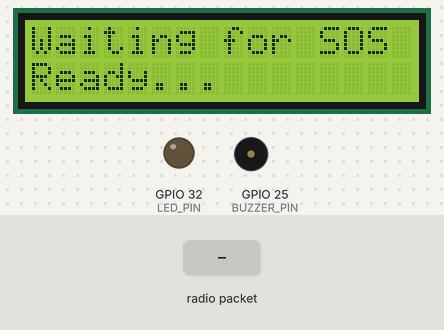
A sketch run on a simulated ESP32. On the bench: 16×2 character LCD, output pins drawn as LEDs (lit = HIGH), buzzer (waves = sounding, pin HIGH). Inputs (shaded band) come from the test bench. No radio packets arrive unless stated; what the sketch prints to the serial monitor is not drawn.

Above: at 2.3 s.
2.4 s: radio packet "NAME:" arrives
At 8.5 s:
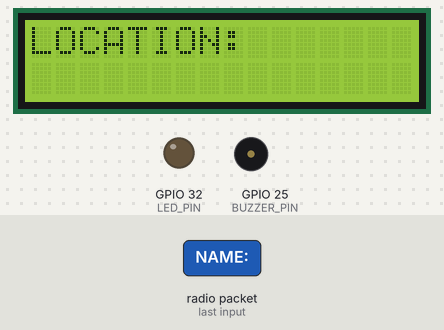
At 12.0 s:
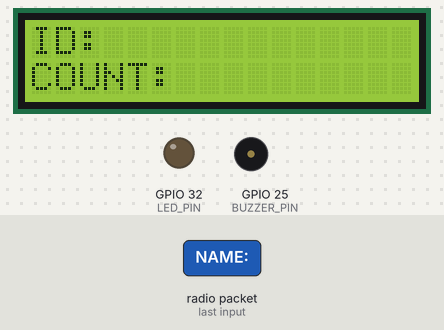
Timing chart, 0 to 13.5 s (numbered marks = the images above; inputs shaded):
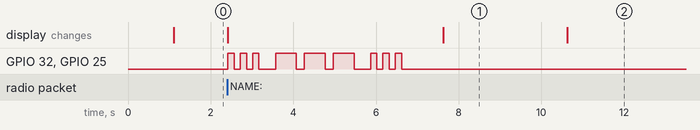

The sketch:

lora_reciever.ino.ino
```cpp
#include <SPI.h>
#include <LoRa.h>
#include <Wire.h>
#include <LiquidCrystal_I2C.h>

// ==========================================
// LORA PINS
// ==========================================

#define LORA_SS    5
#define LORA_RST   14
#define LORA_DIO0  26


// ==========================================
// BUZZER
// ==========================================

#define BUZZER_PIN 25


// ==========================================
// LED
// ==========================================

#define LED_PIN 32


// ==========================================
// LCD
// ==========================================

#define LCD_SDA 21
#define LCD_SCL 22

LiquidCrystal_I2C lcd(0x27, 16, 2);


// ==========================================
// SOS TIMER
// ==========================================

const unsigned long SOS_DISPLAY_TIME = 60000;

// Time between LCD information screens
const unsigned long SCREEN_CHANGE_TIME = 3000;

unsigned long lastSOS = 0;
unsigned long lastScreenChange = 0;

bool sosActive = false;

int currentScreen = 0;


// ==========================================
// SOS DATA
// ==========================================

String senderName = "";
String location = "";
String deviceID = "";
String count = "";


// ==========================================
// SETUP
// ==========================================

void setup() {

  Serial.begin(115200);
  delay(1000);


  // ========================================
  // BUZZER
  // ========================================

  pinMode(BUZZER_PIN, OUTPUT);
  digitalWrite(BUZZER_PIN, LOW);


  // ========================================
  // LED
  // ========================================

  pinMode(LED_PIN, OUTPUT);
  digitalWrite(LED_PIN, LOW);


  // ========================================
  // LCD
  // ========================================

  Wire.begin(LCD_SDA, LCD_SCL);

  lcd.begin(16, 2);
  lcd.backlight();

  lcd.clear();

  lcd.setCursor(0, 0);
  lcd.print("Waiting for SOS");

  lcd.setCursor(0, 1);
  lcd.print("Ready...");


  // ========================================
  // LORA
  // ========================================

  Serial.println();
  Serial.println("LoRa Receiver");

  LoRa.setPins(LORA_SS, LORA_RST, LORA_DIO0);


  if (!LoRa.begin(433E6)) {

    Serial.println("Starting LoRa failed!");

    lcd.clear();

    lcd.setCursor(0, 0);
    lcd.print("LoRa FAILED!");

    lcd.setCursor(0, 1);
    lcd.print("Check module");

    while (1);
  }


  Serial.println("LoRa Receiver Started!");
  Serial.println("Waiting for packets...");
}


// ==========================================
// MAIN LOOP
// ==========================================

void loop() {

  // ========================================
  // CHECK FOR LORA PACKET
  // ========================================

  int packetSize = LoRa.parsePacket();


  if (packetSize) {

    Serial.println();
    Serial.println("===== PACKET RECEIVED =====");


    // ======================================
    // READ MESSAGE
    // ======================================

    String receivedData = "";

    while (LoRa.available()) {

      receivedData += (char)LoRa.read();
    }


    // ======================================
    // SIGNAL INFORMATION
    // ======================================

    int rssi = LoRa.packetRssi();

    float snr = LoRa.packetSnr();


    // ======================================
    // SERIAL MONITOR
    // ======================================

    Serial.print("Message: ");
    Serial.println(receivedData);

    Serial.print("RSSI: ");
    Serial.print(rssi);
    Serial.println(" dBm");

    Serial.print("SNR: ");
    Serial.print(snr);
    Serial.println(" dB");

    Serial.println("===========================");


    // ======================================
    // PARSE MESSAGE
    // ======================================

    parseMessage(receivedData);


    // ======================================
    // START SOS DISPLAY
    // ======================================

    sosActive = true;

    lastSOS = millis();

    lastScreenChange = millis();

    currentScreen = 0;


    // Show first screen immediately
    showCurrentScreen();


    // ======================================
    // PLAY SOS
    // ======================================

    playSOS();
  }


  // ========================================
  // CHANGE LCD SCREEN
  // ========================================

  if (sosActive) {

    if (millis() - lastScreenChange >= SCREEN_CHANGE_TIME) {

      lastScreenChange = millis();

      currentScreen++;

      if (currentScreen > 2) {

        currentScreen = 0;
      }

      showCurrentScreen();
    }


    // ======================================
    // 1-MINUTE TIMEOUT
    // ======================================

    if (millis() - lastSOS >= SOS_DISPLAY_TIME) {

      sosActive = false;

      showWaitingScreen();

      Serial.println("SOS display timeout.");
      Serial.println("Waiting for new SOS...");
    }
  }
}


// ==========================================
// PARSE LORA MESSAGE
// ==========================================

void parseMessage(String message) {

  senderName = "";
  location = "";
  deviceID = "";
  count = "";


  // ----------------------------------------
  // NAME
  // ----------------------------------------

  int nameStart = message.indexOf("NAME:");

  if (nameStart != -1) {

    nameStart += 5;

    int nameEnd = message.indexOf("|", nameStart);

    if (nameEnd == -1) {

      nameEnd = message.length();
    }

    senderName = message.substring(nameStart, nameEnd);
  }


  // ----------------------------------------
  // LOCATION
  // ----------------------------------------

  int locationStart = message.indexOf("LOCATION:");

  if (locationStart != -1) {

    locationStart += 9;

    int locationEnd = message.indexOf("|", locationStart);

    if (locationEnd == -1) {

      locationEnd = message.length();
    }

    location = message.substring(locationStart, locationEnd);
  }


  // ----------------------------------------
  // ID
  // ----------------------------------------

  int idStart = message.indexOf("ID:");

  if (idStart != -1) {

    idStart += 3;

    int idEnd = message.indexOf("|", idStart);

    if (idEnd == -1) {

      idEnd = message.length();
    }

    deviceID = message.substring(idStart, idEnd);
  }


  // ----------------------------------------
  // COUNT
  // ----------------------------------------

  int countStart = message.indexOf("COUNT:");

  if (countStart != -1) {

    countStart += 6;

    int countEnd = message.indexOf("|", countStart);

    if (countEnd == -1) {

      countEnd = message.length();
    }

    count = message.substring(countStart, countEnd);
  }
}


// ==========================================
// SHOW CURRENT LCD SCREEN
// ==========================================

void showCurrentScreen() {

  lcd.clear();


  // ========================================
  // SCREEN 1
  // ========================================

  if (currentScreen == 0) {

    lcd.setCursor(0, 0);

    lcd.print("SOS | NAME:");

    lcd.setCursor(0, 1);

    lcd.print(senderName);
  }


  // ========================================
  // SCREEN 2
  // ========================================

  else if (currentScreen == 1) {

    lcd.setCursor(0, 0);

    lcd.print("LOCATION:");

    lcd.setCursor(0, 1);

    lcd.print(location);
  }


  // ========================================
  // SCREEN 3
  // ========================================

  else if (currentScreen == 2) {

    lcd.setCursor(0, 0);

    lcd.print("ID:");
    lcd.print(deviceID);

    lcd.setCursor(0, 1);

    lcd.print("COUNT:");
    lcd.print(count);
  }
}


// ==========================================
// WAITING SCREEN
// ==========================================

void showWaitingScreen() {

  lcd.clear();

  lcd.setCursor(0, 0);
  lcd.print("Waiting for SOS");

  lcd.setCursor(0, 1);
  lcd.print("Ready...");
}


// ==========================================
// SOS MORSE PATTERN
// ==========================================

void playSOS() {

  // ========================================
  // S = ...
  // ========================================

  beep(150);
  delay(150);

  beep(150);
  delay(150);

  beep(150);

  delay(400);


  // ========================================
  // O = ---
  // ========================================

  beep(500);
  delay(200);

  beep(500);
  delay(200);

  beep(500);

  delay(400);


  // ========================================
  // S = ...
  // ========================================

  beep(150);
  delay(150);

  beep(150);
  delay(150);

  beep(150);

  delay(1000);
}


// ==========================================
// BEEP + LED
// ==========================================

void beep(int duration) {

  digitalWrite(BUZZER_PIN, HIGH);

  digitalWrite(LED_PIN, HIGH);

  delay(duration);

  digitalWrite(BUZZER_PIN, LOW);

  digitalWrite(LED_PIN, LOW);
}
```

Measured:
- after the input at 2.4 s, GPIO 32 (LED_PIN), GPIO 25 (BUZZER_PIN): LOW → HIGH at once, → LOW 0.15 s later, → HIGH 0.15 s later, → LOW 0.15 s later, … (18 changes in this stretch); the display: first changes at once (image 1 shows a later state)
- what the display in image 1 shows lasts 3.0 s, from 7.6 s to 10.6 s
